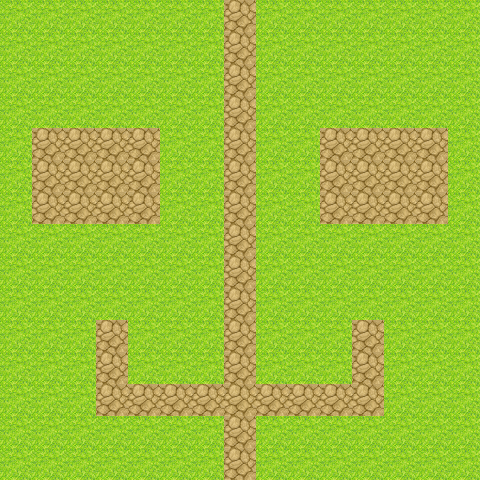

The image is a tile-based game level rendered from a .tmx file. Its description and complete source (layers, tilesets, objects, tile grids) follow:
An orthogonal 15x15 tile map with 32x32 px tiles, 1 tile layer (Calque de Tile 1).

<map version="1.0" tiledversion="1.1.6" orientation="orthogonal" renderorder="right-down" width="15" height="15" tilewidth="32" tileheight="32" infinite="0" nextobjectid="1">
 <tileset firstgid="1" source="celianna_farmnature_tileset.tsx" />
 <layer name="Calque de Tile 1" width="15" height="15">
  <data encoding="csv">
98,98,98,98,98,98,98,178,98,98,98,98,98,98,98,
98,98,98,98,98,98,98,178,98,98,98,98,98,98,98,
98,98,98,98,98,98,98,178,98,98,98,98,98,98,98,
98,98,98,98,98,98,98,178,98,98,98,98,98,98,98,
98,178,178,178,178,98,98,178,98,98,178,178,178,178,98,
98,178,178,178,178,98,98,178,98,98,178,178,178,178,98,
98,178,178,178,178,98,98,178,98,98,178,178,178,178,98,
98,98,98,98,98,98,98,178,98,98,98,98,98,98,98,
98,98,98,98,98,98,98,178,98,98,98,98,98,98,98,
98,98,98,98,98,98,98,178,98,98,98,98,98,98,98,
98,98,98,178,98,98,98,178,98,98,98,178,98,98,98,
98,98,98,178,98,98,98,178,98,98,98,178,98,98,98,
98,98,98,178,178,178,178,178,178,178,178,178,98,98,98,
98,98,98,98,98,98,98,178,98,98,98,98,98,98,98,
98,98,98,98,98,98,98,178,98,98,98,98,98,98,98
</data>
 </layer>
</map>
